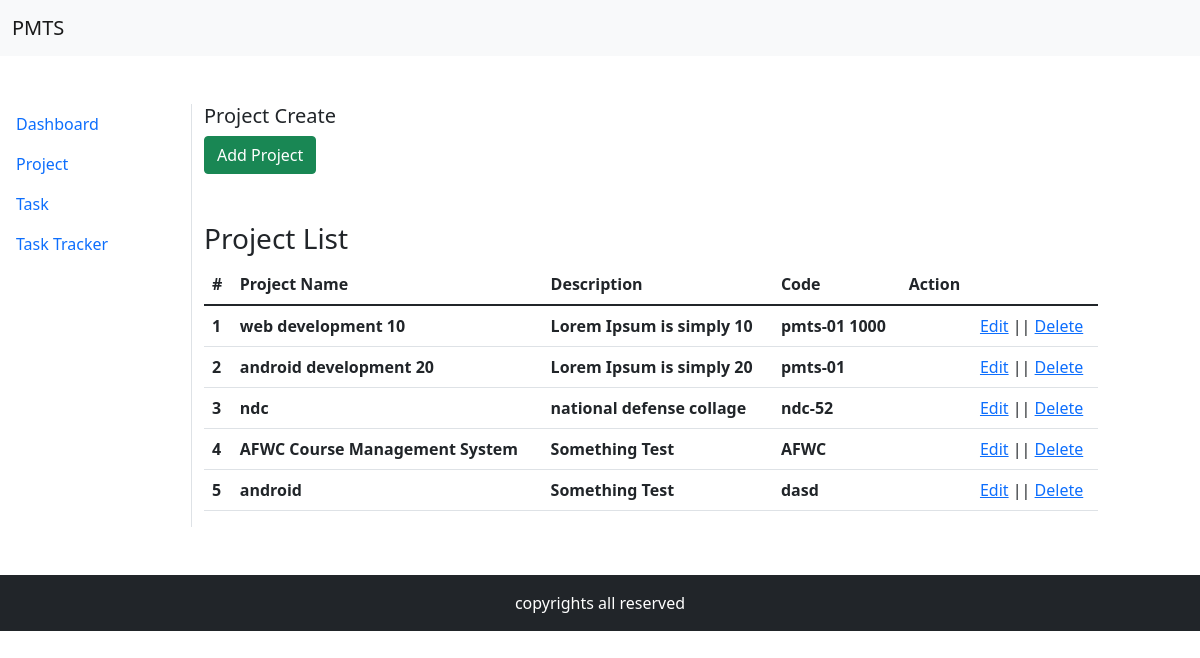
Screenshot of /view/project/index.php with the database file from the repository.
### tables this page shows
CREATE TABLE `projects` (
  `id` int(11) NOT NULL,
  `project_name` varchar(255) NOT NULL,
  `description` text NOT NULL,
  `code` varchar(255) NOT NULL
);

### model/Database.php (called while the page is built, shortened)
<?php
class Database {
    public $host = "localhost";
    public $user = "root";
    public $pass = "";
    public $dbname = "pmts";
    public $link;
    private function connectDB() {
        $this->link = new mysqli($this->host, $this->user, $this->pass, $this->dbname);
    }
    public function select($table, $col, $where = null, $limit = [], $orderBy = [], $join = []) {
        $whereCls = !empty($where) ? $this->where($where) : '';
        $orderByCls = !empty($orderBy) ? $this->orderBy($orderBy) : '';
        $limitCls = !empty($limit) ? $this->limit($limit) : '';
        $tableCls = "`" . $table . "`";
        $sql = "SELECT " . $col . " FROM " . $tableCls . $whereCls . $orderByCls . $limitCls . ";";
        $result = $this->link->query($sql);
        return $result;
    }
}
?>

### classes/Project.php (called while the page is built, shortened)
<?php
class Project {
    public $db;
    public function __construct() {
        $this->db = new Database();
    }
    public function select() {
        $table = 'projects';
        $col = '*';
        $where = [];
        $limit = [
        ];
        $orderBy = [
        ];
        $result = $this->db->select($table, $col, $where, $limit, $orderBy);
        return $result;
    }
}
?>

### view/project/index.php (the view, shortened to what this page needs)
<?php
include_once '../header.php';
include_once '../../model/Database.php';
include_once '../../classes/Project.php';
$projects = new Project();
?>
<main>
    <div class="row">
        <?php
        include_once '../navbar.php';
        ?>
        <div class="mt-5 col-md-9">
            <div class="row">
                <div class="col-md-6">
                    <h5>Project Create</h5>
                    <a href="http://localhost:8080/nahid/pmts/view/project/create.php"  class="btn btn-success text-right">Add Project</a>
                </div>
            </div>
            <h3 class="mt-5">Project List</h3>
            <table class="table">
                <thead>
                    <tr>
                        <th scope="col">#</th>
                        <th scope="col">Project Name</th>
                        <th scope="col">Description</th>
                        <th scope="col">Code</th>
                        <th scope="col">Action</th>
                    </tr>
                </thead>
                <tbody>
                    <?php
                    $selectData = $projects->select();
                    if (!empty($selectData)) {
                        foreach ($selectData as $row) {
                            ?>
                            <tr>
                                <th>
                                    <?php
                                    echo $row["id"];
                                    ?>
                                </th>
                                <th>
                                    <?php
                                    echo $row["project_name"];
                                    ?>
                                </th>
                                <th>
                                    <?php
                                    echo $row["description"];
                                    ?>
                                </th>
                                <th>
                                    <?php
                                    echo $row["code"];
                                    ?>
                                </th>
                                <th>
                                <td>
                                    <a href="edit.php?projectid=<?php echo $row['id']; ?>">Edit</a> || <a href="?delProject=<?php echo $row['id']; ?>">Delete</a>
                                </td>
                                </th>
                            </tr>
                            <?php
                        }
                    }
                    ?>
                </tbody>
            </table>
        </div>
    </div>
</main>
<?php include_once '../footer.php'; ?>

### rows the page displays
projects: id "1", project_name "web development 10", description "Lorem Ipsum is simply 10", code "pmts-01 1000"
projects: id "2", project_name "android development 20", description "Lorem Ipsum is simply 20", code "pmts-01"
projects: id "3", project_name "ndc", description "national defense collage", code "ndc-52"
projects: id "4", project_name "AFWC Course Management System", description "Something Test", code "AFWC"
projects: id "5", project_name "android", description "Something Test", code "dasd"
